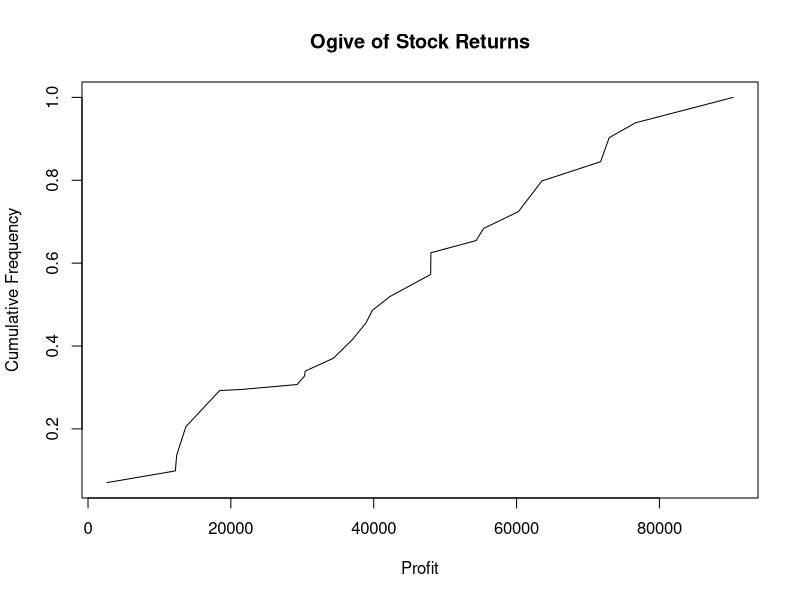

Reproduce this figure in R.
stock_returns <- c(72969,29268,38894,71761,90296,2663,12410,21390,12227,13701,
                   18429,48009,39811,32083,34349,55391,54329,30321,30398,42255,76642,
                   47969,60264,37080,63547)

# Ogive (Cumulative Frequency)
plot(sort(stock_returns), cumsum(stock_returns)/sum(stock_returns), xlab="Profit",
     ylab="Cumulative Frequency", main = "Ogive of Stock Returns", type="l")
